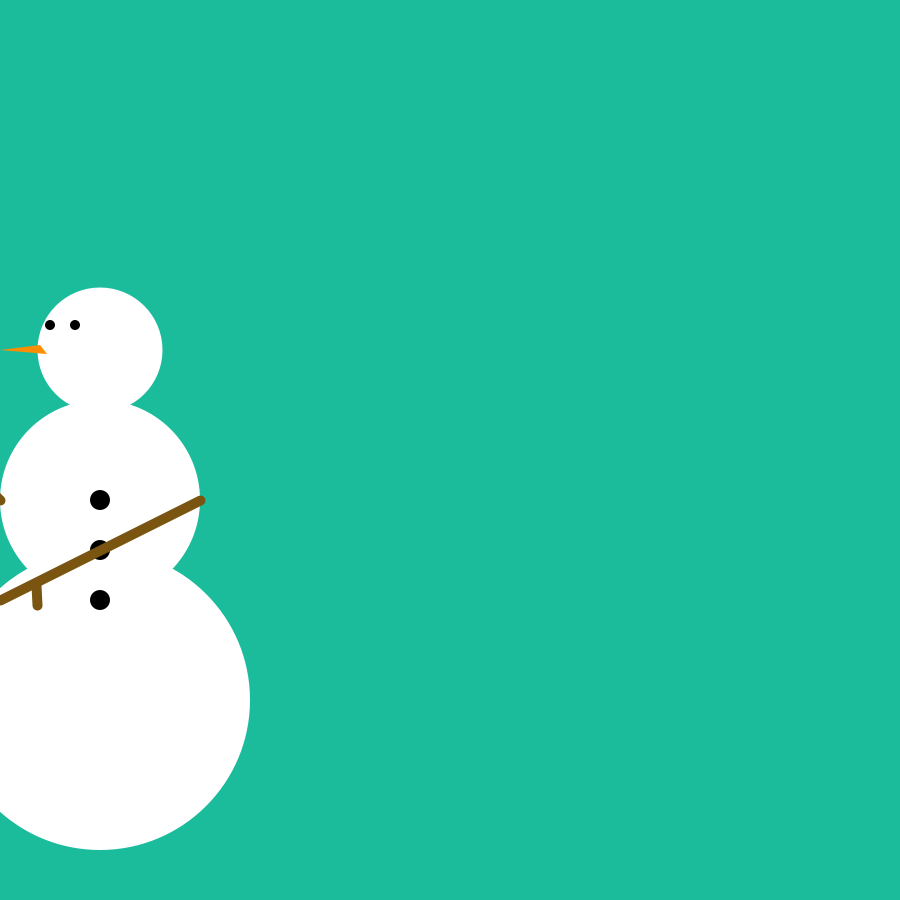
Frame 1 (no input)
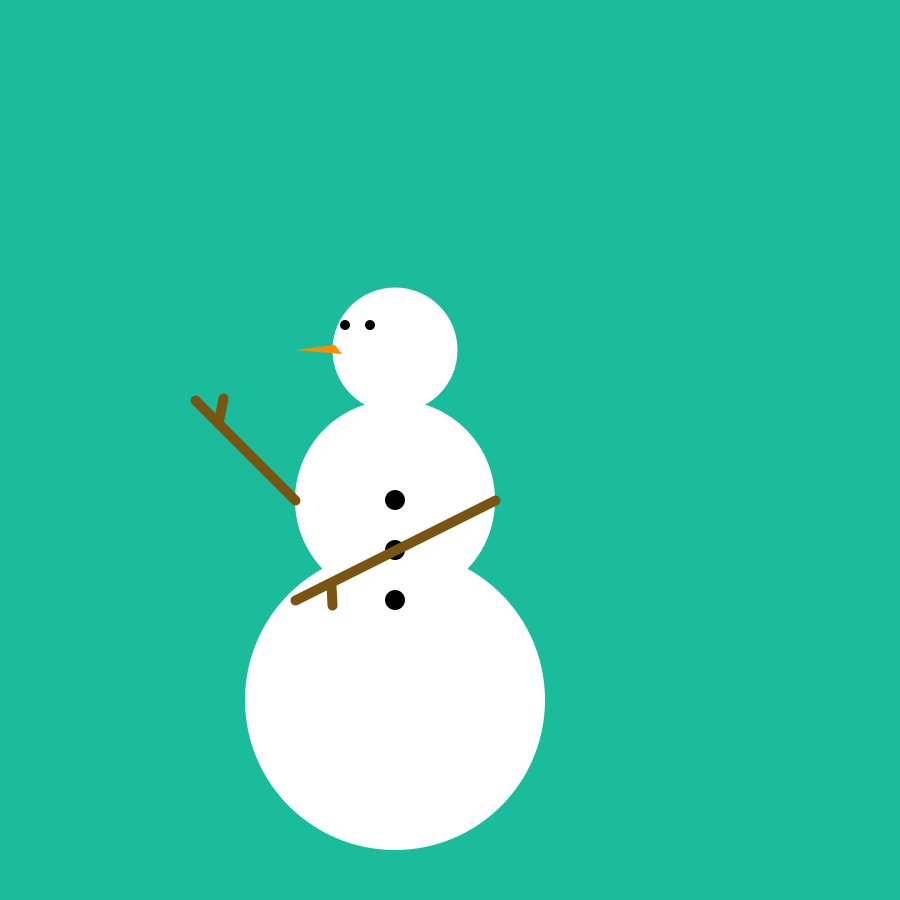
Frame 60 (the mouse pressed at the canvas centre just before this capture)
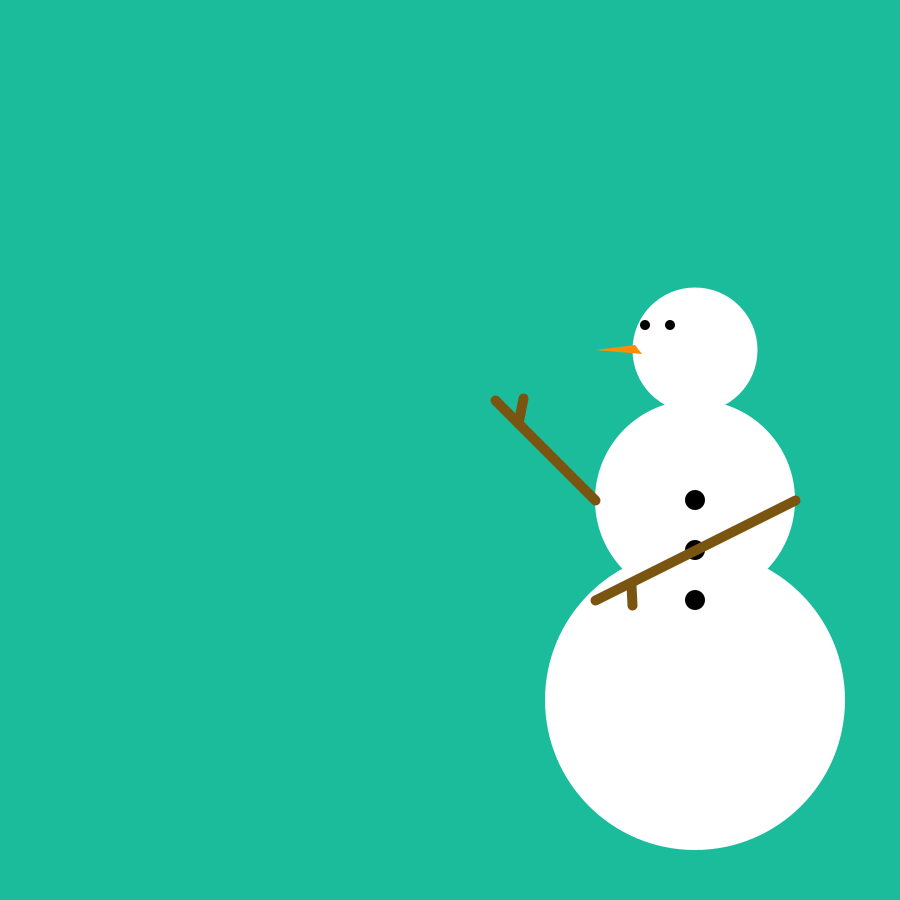
Frame 120 (the mouse held since frame 60 and released just before this capture)

The Processing sketch that drew these frames (run headless with seeded random() and noise(); from frame 60 on, the mouse is pressed at the canvas centre):

// Processing sketch: snowman_matrix
// ── snowman_matrix.pde
int x = -300; //nessisary integers from project 3
int grow = 5; // variable to increment by

void setup() {
  size(900,900); // window 900x900
}
void draw() {
  background(26, 188, 156); // green background
  
  pushMatrix(); // beginning of matrix
    translate(x, 0);
    noStroke();
    
    fill(255); // white
    ellipse(400, 350,125,125);
    ellipse(400,500,200,200);
    ellipse(400,700,300,300);
    
    fill(255, 141, 0);
    triangle(340,345,300,350,347,354);
    fill(0);
    ellipse(350,325,10,10);
    ellipse(375,325,10,10);
    ellipse(400,500,20,20);
    ellipse(400,550,20,20);
    ellipse(400,600,20,20);
    
    stroke(121, 85, 17);
    strokeWeight(10);
    line(300,500,200,400);
    line(500,500,300,600);
    line(223,423,228,398);
    line(336,585,337,605);
    
    x += grow;
    
    if(x >= width || x <= -300) { // keep x between 0 and width
      grow *= -1;
    }
  popMatrix();
}
